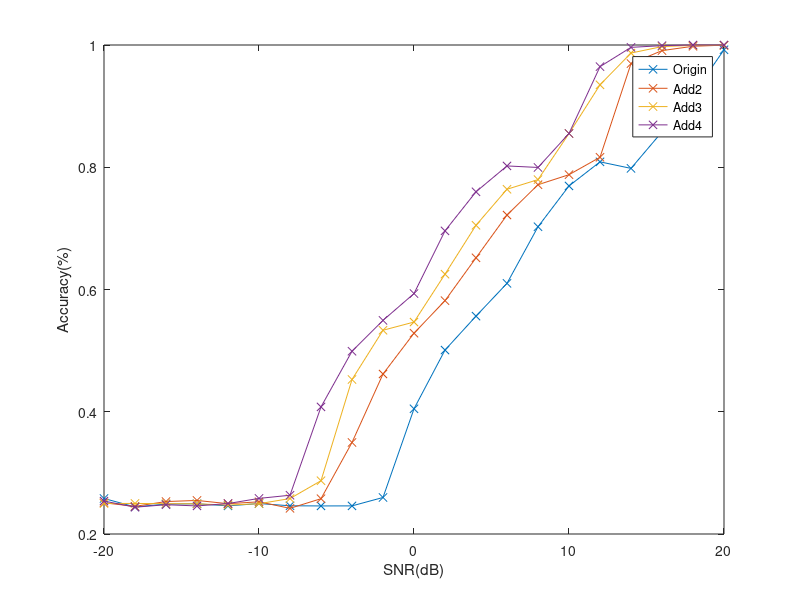
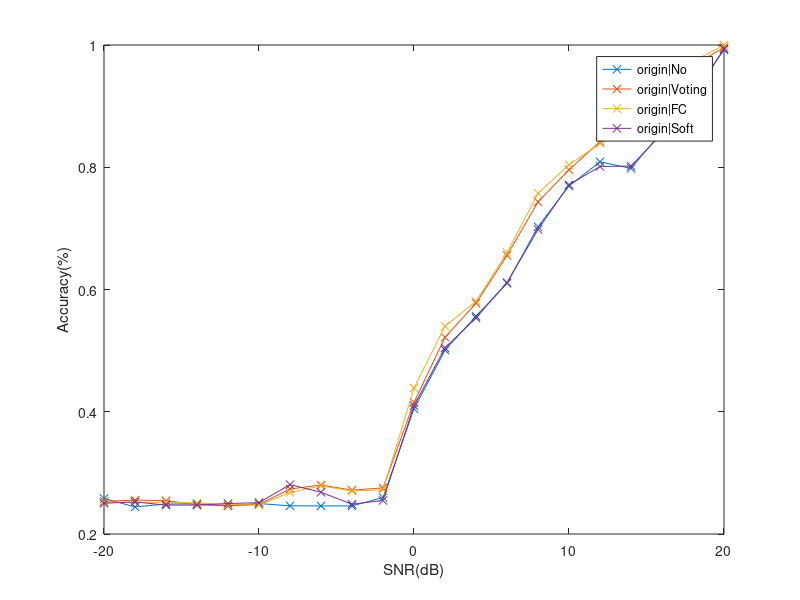
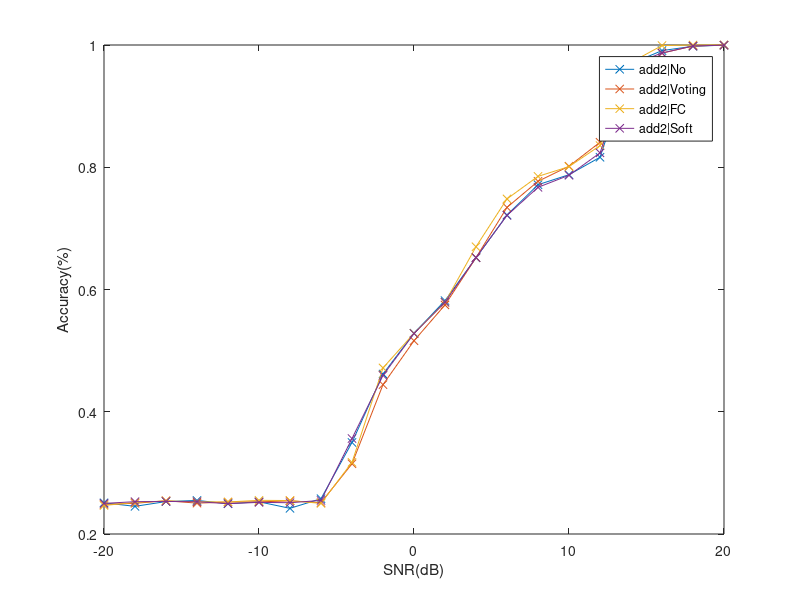
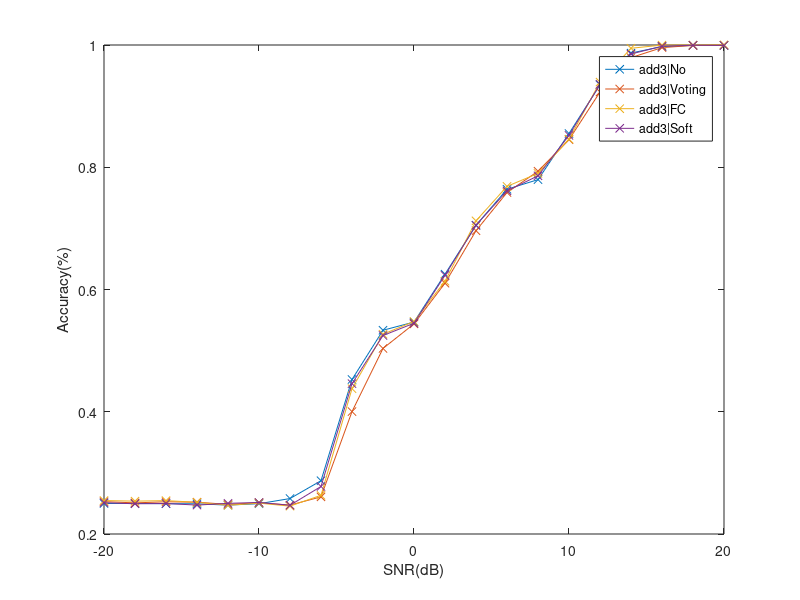

MATLAB code to generate these figures, in order:
snr = -20:2:20;

acc_origin = [0.258083333333333	0.244333333333333	0.249000000000000	0.249416666666667	0.246000000000000	0.249833333333333	0.246166666666667	0.245916666666667	0.246000000000000	0.259750000000000	0.404833333333333	0.500916666666667	0.556416666666667	0.610083333333333	0.702666666666667	0.769416666666667	0.808833333333333	0.798166666666667	0.857916666666667	0.918916666666667	0.992166666666667];
acc_add2 = 	[0.251000000000000	0.245250000000000	0.253083333333333	0.254916666666667	0.249583333333333	0.252666666666667	0.242000000000000	0.257750000000000	0.349750000000000	0.461750000000000	0.528500000000000	0.581750000000000	0.651833333333333	0.721833333333333	0.771416666666667	0.787833333333333	0.816333333333333	0.969583333333333	0.990833333333333	0.997916666666667	0.999750000000000];
% acc_add2Norm = [0.252583333333333	0.245583333333333	0.254166666666667	0.255750000000000	0.241333333333333	0.250416666666667	0.242333333333333	0.251750000000000	0.348333333333333	0.465333333333333	0.529666666666667	0.562666666666667	0.646916666666667	0.719833333333333	0.790166666666667	0.784166666666667	0.863750000000000	0.948916666666667	0.986250000000000	0.998583333333333	0.999750000000000];
acc_add3 = [0.249916666666667	0.250000000000000	0.249583333333333	0.249416666666667	0.247250000000000	0.249583333333333	0.258000000000000	0.287166666666667	0.452750000000000	0.533333333333333	0.546750000000000	0.625083333333333	0.705083333333333	0.764000000000000	0.779750000000000	0.855166666666667	0.934833333333333	0.986833333333333	0.997416666666667	0.999416666666667	0.999416666666667];
acc_add4 = [0.253916666666667	0.243833333333333	0.247916666666667	0.245916666666667	0.249833333333333	0.258250000000000	0.263416666666667	0.407916666666667	0.499000000000000	0.549500000000000	0.593333333333333	0.695916666666667	0.759833333333333	0.802166666666667	0.799666666666667	0.855250000000000	0.964583333333333	0.996166666666667	0.998916666666667	1	0.999916666666667];

figure;
plot(snr, acc_origin, '-x'); hold on;
plot(snr, acc_add2, '-x'); hold on;
plot(snr, acc_add3, '-x'); hold on;
plot(snr, acc_add4, '-x'); hold on;
legend("Origin", "Add2", "Add3", "Add4")
xlabel("SNR(dB)")
ylabel("Accuracy(%)")

acc_origin_rep_soft = [0.253500000000000	0.255416666666667	0.254583333333333	0.247916666666667	0.246083333333333	0.248333333333333	0.273583333333333	0.280166666666667	0.271750000000000	0.275416666666667	0.415333333333333	0.521833333333333	0.577583333333333	0.655666666666667	0.743416666666667	0.795916666666667	0.841916666666667	0.867833333333333	0.916000000000000	0.966500000000000	0.995916666666667];
acc_origin_rep_fc = [0.252000000000000	0.251916666666667	0.252000000000000	0.250666666666667	0.248333333333333	0.247333333333333	0.268000000000000	0.278750000000000	0.270333333333333	0.272250000000000	0.438833333333333	0.539916666666667	0.580750000000000	0.660250000000000	0.757333333333333	0.804000000000000	0.839000000000000	0.863166666666667	0.918250000000000	0.973166666666667	0.999916666666667];
acc_origin_rep_voting = [0.250333333333333	0.252520833333333	0.247270833333333	0.247333333333333	0.249854166666667	0.251291666666667	0.280812500000000	0.268312500000000	0.248687500000000	0.254937500000000	0.409854166666667	0.504479166666667	0.553479166666667	0.611395833333333	0.698125000000000	0.771354166666667	0.801270833333333	0.801916666666667	0.855145833333333	0.916312500000000	0.993520833333333];

figure;
plot(snr, acc_origin, '-x'); hold on;
plot(snr, acc_origin_rep_soft, '-x'); hold on;
plot(snr, acc_origin_rep_fc, '-x'); hold on;
plot(snr, acc_origin_rep_voting, '-x'); hold on;
legend("origin|No", "origin|Voting", "origin|FC", "origin|Soft")
xlabel("SNR(dB)")
ylabel("Accuracy(%)")

acc_Add2_rep_soft = [0.248333333333333	0.250250000000000	0.254416666666667	0.250500000000000	0.252250000000000	0.252583333333333	0.254166666666667	0.251333333333333	0.314916666666667	0.444333333333333	0.516166666666667	0.574750000000000	0.652083333333333	0.734333333333333	0.777000000000000	0.801666666666667	0.840916666666667	0.941750000000000	0.986750000000000	0.998333333333333	0.999916666666667];
acc_Add2_rep_fc = [0.246666666666667	0.251666666666667	0.254083333333333	0.252750000000000	0.252416666666667	0.255083333333333	0.254750000000000	0.250083333333333	0.317250000000000	0.471750000000000	0.528333333333333	0.579083333333333	0.669916666666667	0.748250000000000	0.785083333333333	0.801000000000000	0.835416666666667	0.971583333333333	0.999083333333333	1	1];
acc_Add2_rep_voting = [0.250083333333333	0.252875000000000	0.253250000000000	0.252833333333333	0.249583333333333	0.251750000000000	0.251166666666667	0.254958333333333	0.356166666666667	0.459458333333333	0.527916666666667	0.579166666666667	0.652291666666667	0.721250000000000	0.767166666666667	0.786875000000000	0.823500000000000	0.967666666666667	0.986916666666667	0.998375000000000	0.999708333333333];

figure;
plot(snr, acc_add2, '-x'); hold on;
plot(snr, acc_Add2_rep_soft, '-x'); hold on;
plot(snr, acc_Add2_rep_fc, '-x'); hold on;
plot(snr, acc_Add2_rep_voting, '-x'); hold on;
legend("add2|No", "add2|Voting", "add2|FC", "add2|Soft")
xlabel("SNR(dB)")
ylabel("Accuracy(%)")

acc_Add3_rep_soft = [0.253000000000000	0.250916666666667	0.252750000000000	0.252000000000000	0.248500000000000	0.251083333333333	0.247333333333333	0.260750000000000	0.400250000000000	0.503583333333333	0.543750000000000	0.610333333333333	0.696166666666667	0.758666666666667	0.793500000000000	0.845083333333333	0.923083333333333	0.979333333333333	0.995750000000000	0.999250000000000	0.999916666666667];
acc_Add3_rep_fc = [0.254750000000000	0.253750000000000	0.254583333333333	0.251916666666667	0.246916666666667	0.250500000000000	0.245583333333333	0.263333333333333	0.437750000000000	0.526833333333333	0.547750000000000	0.613583333333333	0.712333333333333	0.768750000000000	0.789916666666667	0.845916666666667	0.939333333333333	0.994666666666667	0.999833333333333	1	1];
acc_Add3_rep_voting = [0.251250000000000	0.249458333333333	0.249875000000000	0.247291666666667	0.250166666666667	0.251625000000000	0.247041666666667	0.277750000000000	0.445958333333333	0.524708333333333	0.544833333333333	0.623208333333333	0.705125000000000	0.761333333333333	0.786000000000000	0.852166666666667	0.935750000000000	0.985291666666667	0.997958333333333	0.999583333333333	0.999291666666667];

figure;
plot(snr, acc_add3, '-x'); hold on;
plot(snr, acc_Add3_rep_soft, '-x'); hold on;
plot(snr, acc_Add3_rep_fc, '-x'); hold on;
plot(snr, acc_Add3_rep_voting, '-x'); hold on;
legend("add3|No", "add3|Voting", "add3|FC", "add3|Soft")
xlabel("SNR(dB)")
ylabel("Accuracy(%)")

figure;
plot(snr, acc_origin, '-x'); hold on;
plot(snr, acc_origin_rep_soft, '-x'); hold on;
plot(snr, acc_origin_rep_fc, '-x'); hold on;
plot(snr, acc_origin_rep_voting, '-x'); hold on;
plot(snr, acc_add2, '-x'); hold on;
plot(snr, acc_Add2_rep_soft, '-x'); hold on;
plot(snr, acc_Add2_rep_fc, '-x'); hold on;
plot(snr, acc_Add2_rep_voting, '-x'); hold on;
plot(snr, acc_add3, '-x'); hold on;
plot(snr, acc_Add3_rep_soft, '-x'); hold on;
plot(snr, acc_Add3_rep_fc, '-x'); hold on;
plot(snr, acc_Add3_rep_voting, '-x'); hold on;
plot(snr, acc_add4, '-x'); hold on;
legend("origin|NoFu", "origin|Soft", "origin|FC", "origin|Voting", "Add2|NoFu", "Add2|Soft", "Add2|FC", "Add2|Voting", "Add3|Origin", "Add3|Soft", "Add3|FC", "Add3|Voting", "Add4")

acc_origin_overlap1 = [0.252666666666667	0.245083333333333	0.252500000000000	0.250083333333333	0.249333333333333	0.248000000000000	0.248666666666667	0.252166666666667	0.254000000000000	0.259750000000000	0.410000000000000	0.502583333333333	0.549583333333333	0.611333333333333	0.696083333333333	0.775250000000000	0.803750000000000	0.805000000000000	0.849750000000000	0.914416666666667	0.993500000000000];
acc_origin_overlap2 =[0.248333333333333	0.248666666666667	0.251500000000000	0.251250000000000	0.246916666666667	0.251916666666667	0.250416666666667	0.242166666666667	0.248500000000000	0.262916666666667	0.492416666666667	0.555583333333333	0.601416666666667	0.683000000000000	0.783833333333333	0.826166666666667	0.846166666666667	0.841333333333333	0.918666666666667	0.972333333333333	0.999916666666667];
acc_origin_overlap3 =[0.251166666666667	0.247583333333333	0.251000000000000	0.248250000000000	0.245666666666667	0.250416666666667	0.250166666666667	0.249916666666667	0.251916666666667	0.258666666666667	0.494000000000000	0.555166666666667	0.600000000000000	0.686166666666667	0.787416666666667	0.823500000000000	0.845750000000000	0.839416666666667	0.916250000000000	0.971416666666667	1];
acc_origin_overlap4 =[0.251666666666667	0.252416666666667	0.256416666666667	0.250416666666667	0.246416666666667	0.249583333333333	0.251250000000000	0.246500000000000	0.252166666666667	0.257166666666667	0.492166666666667	0.549416666666667	0.596166666666667	0.690166666666667	0.784416666666667	0.824750000000000	0.843250000000000	0.843500000000000	0.917500000000000	0.972083333333333	1];

figure;
plot(snr, acc_origin_overlap1, '-x'); hold on;
plot(snr, acc_origin_overlap2, '-x'); hold on;
plot(snr, acc_origin_overlap3, '-x'); hold on;
plot(snr, acc_origin_overlap4, '-x'); hold on;
legend("origin|0%", "origin|25%", "origin|50%", "origin|75%")
xlabel("SNR(dB)")
ylabel("Accuracy(%)")

acc_Add2_overlap1 = [0.258083333333333	0.246166666666667	0.249333333333333	0.248333333333333	0.252833333333333	0.250333333333333	0.249083333333333	0.251000000000000	0.360250000000000	0.454416666666667	0.536000000000000	0.578500000000000	0.656000000000000	0.724833333333333	0.767583333333333	0.789083333333333	0.822000000000000	0.965666666666667	0.987333333333333	0.998333333333333	0.999666666666667];
acc_Add2_overlap2 = [0.254333333333333	0.241083333333333	0.244583333333333	0.249333333333333	0.254416666666667	0.251000000000000	0.250416666666667	0.245916666666667	0.383166666666667	0.493666666666667	0.546083333333333	0.601166666666667	0.686416666666667	0.757166666666667	0.788833333333333	0.803083333333333	0.835000000000000	0.985333333333333	0.996500000000000	0.999833333333333	1];
acc_Add2_overlap3 = [0.251916666666667	0.245500000000000	0.236833333333333	0.251000000000000	0.256666666666667	0.252750000000000	0.251583333333333	0.249916666666667	0.384500000000000	0.499666666666667	0.548083333333333	0.607000000000000	0.692666666666667	0.760083333333333	0.796166666666667	0.806083333333333	0.839916666666667	0.987666666666667	0.997500000000000	0.999750000000000	1];
acc_Add2_overlap4 = [0.254166666666667	0.241916666666667	0.246583333333333	0.246666666666667	0.258583333333333	0.250750000000000	0.251833333333333	0.249666666666667	0.376333333333333	0.487750000000000	0.544083333333333	0.597000000000000	0.679250000000000	0.746666666666667	0.787833333333333	0.800833333333333	0.835500000000000	0.982166666666667	0.995583333333333	0.999666666666667	1];

figure;
plot(snr, acc_Add2_overlap1, '-x'); hold on;
plot(snr, acc_Add2_overlap2, '-x'); hold on;
plot(snr, acc_Add2_overlap3, '-x'); hold on;
plot(snr, acc_Add2_overlap4, '-x'); hold on;
legend("add2|0%", "add2|25%", "add2|50%", "add2|75%")
xlabel("SNR(dB)")
ylabel("Accuracy(%)")


acc_Add3_overlap1 = [0.248750000000000	0.250833333333333	0.249416666666667	0.249666666666667	0.252666666666667	0.253833333333333	0.255833333333333	0.283416666666667	0.453333333333333	0.523250000000000	0.543166666666667	0.620583333333333	0.704833333333333	0.759916666666667	0.780333333333333	0.848916666666667	0.938916666666667	0.985083333333333	0.997000000000000	0.999333333333333	0.999583333333333];
acc_Add3_overlap2 = [0.248000000000000	0.249166666666667	0.244166666666667	0.249333333333333	0.252666666666667	0.256250000000000	0.256833333333333	0.293583333333333	0.475416666666667	0.540500000000000	0.552000000000000	0.636750000000000	0.728666666666667	0.775000000000000	0.789750000000000	0.864416666666667	0.949333333333333	0.992000000000000	0.998916666666667	0.999750000000000	0.999833333333333];
acc_Add3_overlap3 = [0.251166666666667	0.251416666666667	0.245166666666667	0.252416666666667	0.251750000000000	0.253916666666667	0.257000000000000	0.289916666666667	0.481500000000000	0.541333333333333	0.555333333333333	0.639416666666667	0.732666666666667	0.776666666666667	0.790416666666667	0.864916666666667	0.951916666666667	0.992250000000000	0.998833333333333	0.999833333333333	0.999833333333333];
acc_Add3_overlap4 = [0.252166666666667	0.245916666666667	0.247666666666667	0.249666666666667	0.251166666666667	0.255583333333333	0.259416666666667	0.289000000000000	0.473416666666667	0.541416666666667	0.553500000000000	0.632083333333333	0.727000000000000	0.774416666666667	0.790500000000000	0.861750000000000	0.949000000000000	0.990416666666667	0.998500000000000	0.999833333333333	0.999916666666667];
figure;
plot(snr, acc_Add3_overlap1, '-x'); hold on;
plot(snr, acc_Add3_overlap2, '-x'); hold on;
plot(snr, acc_Add3_overlap3, '-x'); hold on;
plot(snr, acc_Add3_overlap4, '-x'); hold on;
legend("add3|0%", "add3|25%", "add3|50%", "add3|75%")
xlabel("SNR(dB)")
ylabel("Accuracy(%)")

figure;
plot(snr, acc_add4, '-x'); hold on;
legend("Add4")
xlabel("SNR(dB)")
ylabel("Accuracy(%)")
